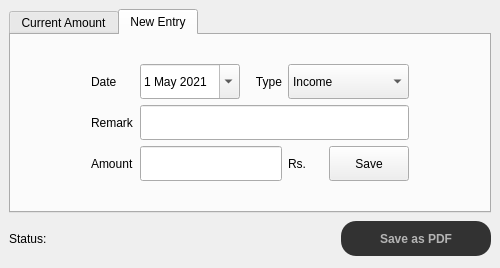
<?xml version="1.0" encoding="UTF-8"?>
<ui version="4.0">
 <class>MainWindow</class>
 <widget class="QMainWindow" name="MainWindow">
  <property name="geometry">
   <rect>
    <x>0</x>
    <y>0</y>
    <width>500</width>
    <height>268</height>
   </rect>
  </property>
  <property name="minimumSize">
   <size>
    <width>500</width>
    <height>0</height>
   </size>
  </property>
  <property name="maximumSize">
   <size>
    <width>750</width>
    <height>400</height>
   </size>
  </property>
  <property name="windowTitle">
   <string>MainWindow</string>
  </property>
  <widget class="QWidget" name="centralwidget">
   <layout class="QGridLayout" name="gridLayout">
    <item row="1" column="2">
     <widget class="QPushButton" name="btn_pdf">
      <property name="minimumSize">
       <size>
        <width>150</width>
        <height>35</height>
       </size>
      </property>
      <property name="styleSheet">
       <string notr="true">QPushButton#btn_pdf {
	background-color: rgb(50, 50, 50);
	color: rgb(180, 180, 180);
	border-radius:15px;
	font: bold 12px;
}
QPushButton#btn_pdf:hover {
	background-color:rgb(85, 170, 127);
    color: rgb(255, 255, 255);

}
QPushButton#btn_pdf:pressed {
    background-color: rgb(200, 200, 200);
	color: rgb(25, 25, 25);

}</string>
      </property>
      <property name="text">
       <string>Save as PDF</string>
      </property>
     </widget>
    </item>
    <item row="1" column="1">
     <spacer name="horizontalSpacer">
      <property name="orientation">
       <enum>Qt::Horizontal</enum>
      </property>
      <property name="sizeType">
       <enum>QSizePolicy::Maximum</enum>
      </property>
      <property name="sizeHint" stdset="0">
       <size>
        <width>200</width>
        <height>40</height>
       </size>
      </property>
     </spacer>
    </item>
    <item row="1" column="0">
     <widget class="QLabel" name="label_status">
      <property name="text">
       <string>Status:</string>
      </property>
     </widget>
    </item>
    <item row="0" column="0" colspan="3">
     <widget class="QTabWidget" name="tabWidget">
      <property name="currentIndex">
       <number>1</number>
      </property>
      <widget class="QWidget" name="tab">
       <attribute name="title">
        <string>Current Amount</string>
       </attribute>
       <layout class="QGridLayout" name="gridLayout_2">
        <item row="0" column="2">
         <spacer name="verticalSpacer">
          <property name="orientation">
           <enum>Qt::Vertical</enum>
          </property>
          <property name="sizeHint" stdset="0">
           <size>
            <width>20</width>
            <height>40</height>
           </size>
          </property>
         </spacer>
        </item>
        <item row="5" column="2">
         <widget class="QLabel" name="label_remain">
          <property name="font">
           <font>
            <family>Consolas</family>
            <pointsize>12</pointsize>
           </font>
          </property>
          <property name="layoutDirection">
           <enum>Qt::LeftToRight</enum>
          </property>
          <property name="text">
           <string>95,000</string>
          </property>
          <property name="alignment">
           <set>Qt::AlignRight|Qt::AlignTrailing|Qt::AlignVCenter</set>
          </property>
         </widget>
        </item>
        <item row="3" column="2">
         <widget class="QLabel" name="label_debt">
          <property name="font">
           <font>
            <family>Consolas</family>
            <pointsize>12</pointsize>
           </font>
          </property>
          <property name="layoutDirection">
           <enum>Qt::LeftToRight</enum>
          </property>
          <property name="text">
           <string>5,000</string>
          </property>
          <property name="alignment">
           <set>Qt::AlignRight|Qt::AlignTrailing|Qt::AlignVCenter</set>
          </property>
         </widget>
        </item>
        <item row="1" column="3">
         <widget class="QLabel" name="label_8">
          <property name="font">
           <font>
            <family>Consolas</family>
            <pointsize>12</pointsize>
           </font>
          </property>
          <property name="text">
           <string>Rs.</string>
          </property>
         </widget>
        </item>
        <item row="3" column="4">
         <spacer name="horizontalSpacer_3">
          <property name="orientation">
           <enum>Qt::Horizontal</enum>
          </property>
          <property name="sizeHint" stdset="0">
           <size>
            <width>40</width>
            <height>20</height>
           </size>
          </property>
         </spacer>
        </item>
        <item row="5" column="1">
         <widget class="QLabel" name="label_5">
          <property name="font">
           <font>
            <pointsize>12</pointsize>
           </font>
          </property>
          <property name="text">
           <string>Total Remaining:</string>
          </property>
          <property name="alignment">
           <set>Qt::AlignRight|Qt::AlignTrailing|Qt::AlignVCenter</set>
          </property>
         </widget>
        </item>
        <item row="1" column="1">
         <widget class="QLabel" name="label">
          <property name="font">
           <font>
            <pointsize>12</pointsize>
           </font>
          </property>
          <property name="text">
           <string>Savings</string>
          </property>
          <property name="alignment">
           <set>Qt::AlignRight|Qt::AlignTrailing|Qt::AlignVCenter</set>
          </property>
         </widget>
        </item>
        <item row="3" column="1">
         <widget class="QLabel" name="label_3">
          <property name="font">
           <font>
            <pointsize>12</pointsize>
           </font>
          </property>
          <property name="text">
           <string>Debt:</string>
          </property>
          <property name="alignment">
           <set>Qt::AlignRight|Qt::AlignTrailing|Qt::AlignVCenter</set>
          </property>
         </widget>
        </item>
        <item row="5" column="3">
         <widget class="QLabel" name="label_10">
          <property name="font">
           <font>
            <family>Consolas</family>
            <pointsize>12</pointsize>
           </font>
          </property>
          <property name="text">
           <string>Rs.</string>
          </property>
         </widget>
        </item>
        <item row="1" column="2">
         <widget class="QLabel" name="label_savings">
          <property name="font">
           <font>
            <family>Consolas</family>
            <pointsize>12</pointsize>
           </font>
          </property>
          <property name="layoutDirection">
           <enum>Qt::LeftToRight</enum>
          </property>
          <property name="text">
           <string>100,000</string>
          </property>
          <property name="alignment">
           <set>Qt::AlignRight|Qt::AlignTrailing|Qt::AlignVCenter</set>
          </property>
         </widget>
        </item>
        <item row="6" column="2">
         <spacer name="verticalSpacer_2">
          <property name="orientation">
           <enum>Qt::Vertical</enum>
          </property>
          <property name="sizeHint" stdset="0">
           <size>
            <width>20</width>
            <height>40</height>
           </size>
          </property>
         </spacer>
        </item>
        <item row="3" column="0">
         <spacer name="horizontalSpacer_2">
          <property name="orientation">
           <enum>Qt::Horizontal</enum>
          </property>
          <property name="sizeHint" stdset="0">
           <size>
            <width>40</width>
            <height>20</height>
           </size>
          </property>
         </spacer>
        </item>
        <item row="3" column="3">
         <widget class="QLabel" name="label_9">
          <property name="font">
           <font>
            <family>Consolas</family>
            <pointsize>12</pointsize>
           </font>
          </property>
          <property name="text">
           <string>Rs.</string>
          </property>
         </widget>
        </item>
        <item row="2" column="2">
         <spacer name="verticalSpacer_7">
          <property name="orientation">
           <enum>Qt::Vertical</enum>
          </property>
          <property name="sizeType">
           <enum>QSizePolicy::Maximum</enum>
          </property>
          <property name="sizeHint" stdset="0">
           <size>
            <width>20</width>
            <height>10</height>
           </size>
          </property>
         </spacer>
        </item>
        <item row="4" column="2">
         <spacer name="verticalSpacer_8">
          <property name="orientation">
           <enum>Qt::Vertical</enum>
          </property>
          <property name="sizeType">
           <enum>QSizePolicy::Maximum</enum>
          </property>
          <property name="sizeHint" stdset="0">
           <size>
            <width>20</width>
            <height>10</height>
           </size>
          </property>
         </spacer>
        </item>
       </layout>
      </widget>
      <widget class="QWidget" name="tab_2">
       <attribute name="title">
        <string>New Entry</string>
       </attribute>
       <layout class="QGridLayout" name="gridLayout_3">
        <item row="1" column="2">
         <widget class="QDateEdit" name="dateEdit">
          <property name="minimumSize">
           <size>
            <width>100</width>
            <height>35</height>
           </size>
          </property>
          <property name="maximumSize">
           <size>
            <width>100</width>
            <height>16777215</height>
           </size>
          </property>
          <property name="calendarPopup">
           <bool>true</bool>
          </property>
          <property name="date">
           <date>
            <year>2021</year>
            <month>5</month>
            <day>1</day>
           </date>
          </property>
         </widget>
        </item>
        <item row="1" column="1">
         <widget class="QLabel" name="label_11">
          <property name="minimumSize">
           <size>
            <width>0</width>
            <height>35</height>
           </size>
          </property>
          <property name="text">
           <string>Date</string>
          </property>
         </widget>
        </item>
        <item row="3" column="1">
         <widget class="QLabel" name="label_12">
          <property name="minimumSize">
           <size>
            <width>0</width>
            <height>35</height>
           </size>
          </property>
          <property name="text">
           <string>Remark</string>
          </property>
         </widget>
        </item>
        <item row="5" column="1">
         <widget class="QLabel" name="label_14">
          <property name="minimumSize">
           <size>
            <width>0</width>
            <height>35</height>
           </size>
          </property>
          <property name="text">
           <string>Amount</string>
          </property>
         </widget>
        </item>
        <item row="4" column="1">
         <spacer name="verticalSpacer_6">
          <property name="orientation">
           <enum>Qt::Vertical</enum>
          </property>
          <property name="sizeType">
           <enum>QSizePolicy::Maximum</enum>
          </property>
          <property name="sizeHint" stdset="0">
           <size>
            <width>20</width>
            <height>10</height>
           </size>
          </property>
         </spacer>
        </item>
        <item row="3" column="9">
         <spacer name="horizontalSpacer_5">
          <property name="orientation">
           <enum>Qt::Horizontal</enum>
          </property>
          <property name="sizeHint" stdset="0">
           <size>
            <width>40</width>
            <height>20</height>
           </size>
          </property>
         </spacer>
        </item>
        <item row="6" column="6">
         <spacer name="verticalSpacer_4">
          <property name="orientation">
           <enum>Qt::Vertical</enum>
          </property>
          <property name="sizeHint" stdset="0">
           <size>
            <width>20</width>
            <height>40</height>
           </size>
          </property>
         </spacer>
        </item>
        <item row="0" column="6">
         <spacer name="verticalSpacer_3">
          <property name="orientation">
           <enum>Qt::Vertical</enum>
          </property>
          <property name="sizeHint" stdset="0">
           <size>
            <width>20</width>
            <height>40</height>
           </size>
          </property>
         </spacer>
        </item>
        <item row="2" column="1">
         <spacer name="verticalSpacer_5">
          <property name="orientation">
           <enum>Qt::Vertical</enum>
          </property>
          <property name="sizeType">
           <enum>QSizePolicy::Maximum</enum>
          </property>
          <property name="sizeHint" stdset="0">
           <size>
            <width>20</width>
            <height>10</height>
           </size>
          </property>
         </spacer>
        </item>
        <item row="1" column="4" colspan="4">
         <widget class="QComboBox" name="comboBox">
          <property name="minimumSize">
           <size>
            <width>0</width>
            <height>35</height>
           </size>
          </property>
          <item>
           <property name="text">
            <string>Income</string>
           </property>
          </item>
          <item>
           <property name="text">
            <string>Expense</string>
           </property>
          </item>
          <item>
           <property name="text">
            <string>Debt</string>
           </property>
          </item>
         </widget>
        </item>
        <item row="3" column="0">
         <spacer name="horizontalSpacer_4">
          <property name="orientation">
           <enum>Qt::Horizontal</enum>
          </property>
          <property name="sizeHint" stdset="0">
           <size>
            <width>40</width>
            <height>20</height>
           </size>
          </property>
         </spacer>
        </item>
        <item row="5" column="6" colspan="2">
         <widget class="QPushButton" name="btn_save">
          <property name="minimumSize">
           <size>
            <width>0</width>
            <height>35</height>
           </size>
          </property>
          <property name="text">
           <string>Save</string>
          </property>
         </widget>
        </item>
        <item row="3" column="2" colspan="6">
         <widget class="QLineEdit" name="lineEdit_remark">
          <property name="minimumSize">
           <size>
            <width>0</width>
            <height>35</height>
           </size>
          </property>
         </widget>
        </item>
        <item row="1" column="3">
         <widget class="QLabel" name="label_13">
          <property name="minimumSize">
           <size>
            <width>0</width>
            <height>35</height>
           </size>
          </property>
          <property name="text">
           <string>Type</string>
          </property>
          <property name="alignment">
           <set>Qt::AlignRight|Qt::AlignTrailing|Qt::AlignVCenter</set>
          </property>
         </widget>
        </item>
        <item row="5" column="4">
         <widget class="QLabel" name="label_15">
          <property name="minimumSize">
           <size>
            <width>0</width>
            <height>35</height>
           </size>
          </property>
          <property name="text">
           <string>Rs.</string>
          </property>
         </widget>
        </item>
        <item row="5" column="2" colspan="2">
         <widget class="QLineEdit" name="lineEdit_amount">
          <property name="minimumSize">
           <size>
            <width>0</width>
            <height>35</height>
           </size>
          </property>
          <property name="font">
           <font>
            <family>Consolas</family>
            <pointsize>10</pointsize>
           </font>
          </property>
          <property name="alignment">
           <set>Qt::AlignRight|Qt::AlignTrailing|Qt::AlignVCenter</set>
          </property>
         </widget>
        </item>
       </layout>
      </widget>
     </widget>
    </item>
   </layout>
  </widget>
 </widget>
 <resources/>
 <connections/>
</ui>
